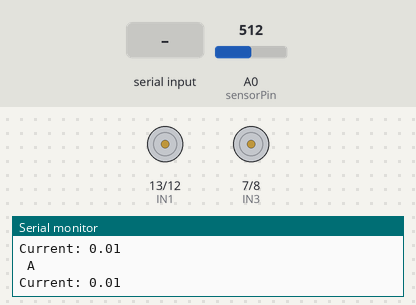
This sketch was run on a simulated Arduino Uno, built with avr-gcc and run on an emulated ATmega328P. On the bench: motor-driver pin pairs drawn as motors (green arrow = first pin HIGH = forward, orange = second pin HIGH = backward, longer = more drive, scaled by the enable pin), the last lines printed to the serial monitor. The test bench sets the inputs (shaded band); at power-on: A0 (sensorPin) = 512.

Above: at 1.2 s.
1.3 s: "1" received over Serial
2.8 s: "2" received over Serial
At 4.0 s:
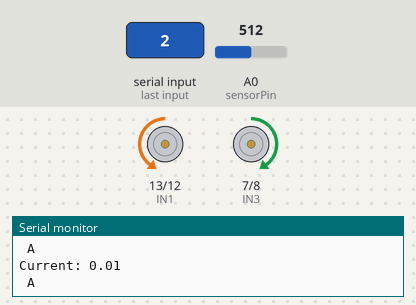
4.3 s: A0 (sensorPin) set to 576
5.8 s: A0 (sensorPin) set to 601
At 7.0 s:
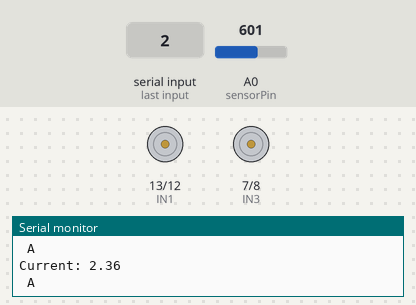
7.3 s: "1" received over Serial
At 8.3 s:
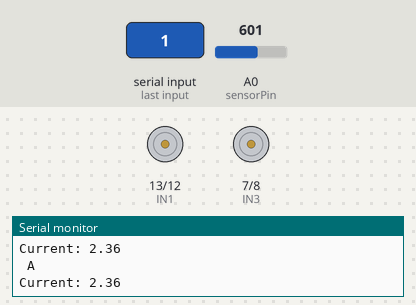
8.8 s: "2" received over Serial
At 9.4 s:
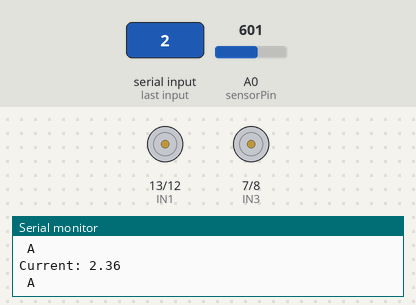
Timing chart, 0 to 11.3 s (numbered marks = the images above; inputs shaded):
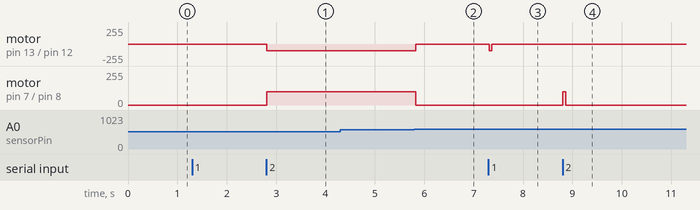

The sketch:

TESTCURRENT.ino
```cpp
// Constants for the ACS712 sensor
const int sensorPin = A0; // Pin where the sensor is connected
const float referenceVoltage = 5.0; // Reference voltage of Arduino
const int sensorZero = 512; // Midpoint of 10-bit ADC (for 5V reference)
const float sensitivity = 0.185; // Sensitivity for ACS712 5A version (in V/A)

const int IN1 = 13;  // going up
const int IN2 = 12;
const int ENB = 11;
const int IN3 = 7;   // going down
const int IN4 = 8;
const int ENA = 9;

void setup() {
  pinMode(IN1, OUTPUT);
  pinMode(IN2, OUTPUT);
  pinMode(ENB, OUTPUT);
  pinMode(IN3, OUTPUT);
  pinMode(IN4, OUTPUT);
  pinMode(ENA, OUTPUT);
  Serial.begin(9600); // Initialize serial communication
}

void loop() {
  int sensorValue = analogRead(sensorPin); // Read the analog value from the sensor
  // Convert the analog value to voltage
  float voltage = (sensorValue / 1023.0) * referenceVoltage;
  // Convert voltage to current
  // (Assuming the sensor output is centered around Vcc/2 when no current is flowing)
  float current = (voltage - (referenceVoltage / 2.0)) / sensitivity;

  // Print the current value to the serial monitor
  Serial.print("Current: ");
  Serial.println(current);
  Serial.println(" A");
  // delay(1000); // Delay for 1 second
  if(abs(current) > 2){ //1. control the current, set a max allowance to prevent hotness on the device. 2. Also serves as a indicator that the blinds reach to the top limit.
    motor(0);
  }
  //else if (abs(current) < 1){
    //motor(0);
  //}
  if (Serial.available() > 0) {
    char command = Serial.read();

    if (command == '1') {
      //startTime = millis();  // Record start time
      motor(350);  // Set motor speed to 350 (clockwise)
      Serial.println("Clockwise with speed of 250");
    }
    else if (command == '2') {
      //startTime = millis();  // Record start time
      motor(-100);  // Set motor speed to 100 (clockwise)
      Serial.println("counterclockwise with speed of 250");
    }
    else if (command == '0') {
      motor(0);   // Stop the motor
      //unsigned long elapsedTime = millis1
      //() - startTime;
      Serial.print("Motor stopped. Elapsed time: ");
      //Serial.print(elapsedTime);
      //Serial.println(" ms");
    }
  }
}

void motor(int speed) {
  analogWrite(ENB, abs(speed));
  if (speed > 0) {
    analogWrite(ENB, abs(speed));   // Set speed using PWM
    digitalWrite(IN1, LOW);
    digitalWrite(IN2, HIGH);
  } else if (speed < 0) {
    analogWrite(ENA, abs(speed));    // Set speed using PWM
    digitalWrite(IN3, HIGH);
    digitalWrite(IN4, LOW);
  } else {
    digitalWrite(IN1, LOW);
    digitalWrite(IN2, LOW);
    digitalWrite(IN3, LOW);
    digitalWrite(IN4, LOW);
  }
}
```

Measured:
- the behaviour switches between 587 and 588 on A0 (sensorPin) (found by bisection; images 1 and 2)
- after the input at 2.8 s, motor on pin 13 (IN1) / pin 12 (IN2): stopped → backward 100/255 at once; motor on pin 7 (IN3) / pin 8 (IN4): stopped → forward 100/255 at once
- after the input at 5.8 s, motor on pin 13 (IN1) / pin 12 (IN2): backward 100/255 → stopped at once; motor on pin 7 (IN3) / pin 8 (IN4): forward 100/255 → stopped at once
- after the input at 7.3 s, motor on pin 13 (IN1) / pin 12 (IN2): stopped → backward 100/255 at once, → stopped 0.05 s later
- after the input at 8.8 s, motor on pin 7 (IN3) / pin 8 (IN4): stopped → forward 100/255 at once, → stopped 0.06 s later
